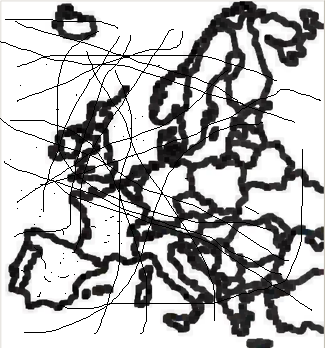
//> input picture lab4/MapaPintado.png, 325 x 348 px
$ ./lab4connectedComponents MapaPintado.png   (built with g++ and OpenCV 4)
//> lines starting //> are read from the running program, lines starting //| are printed output that depends on the picture; after the words box and inside, x2 and y2 are one past the last pixel; in counts of white or black regions, pixels touching at a corner belong together
/*
 * lab4.cpp
 *      Author: NRR
 */

#include <opencv2/core/core.hpp>
#include <opencv2/core/types.hpp>
#include "opencv2/core/cvdef.h"
#include "opencv2/core/fast_math.hpp"
#include <opencv2/highgui/highgui.hpp>
#include <opencv2/imgproc/imgproc.hpp>
#include <iostream>

using namespace cv;
using namespace std;

int main(int argc, char **argv)
{
    if (argc != 2)
    {
        cout << " Usage: display_image ImageToLoadAndDisplay" << endl;
        return -1;
    }

    Mat image;
    image = imread(argv[1], IMREAD_GRAYSCALE); // Read the file
//> image: 348 rows x 325 cols, CV_8UC1; min 0, max 255, mean 182.2

    if (!image.data) // Check for invalid input
    {
        cout << "Could not open or find the image" << std::endl;
        return -1;
    }

    Mat image2;
    dilate(image, image2, Mat(), Point(-1, -1), 1);
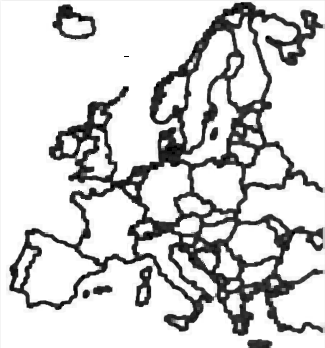
//> image2: 348 rows x 325 cols, CV_8UC1; min 0, max 255, mean 209.2
    Mat imgCleaned;
    erode(image2, imgCleaned, Mat(), Point(-1, -1), 1);
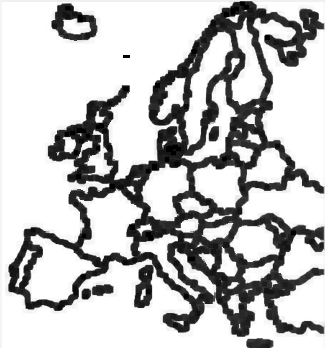
//> imgCleaned: 348 rows x 325 cols, CV_8UC1; min 0, max 255, mean 190.7

    // DRAW REGIONS
    Mat imgCleanedBw;
    threshold(imgCleaned, imgCleanedBw, 120, 255, THRESH_BINARY);
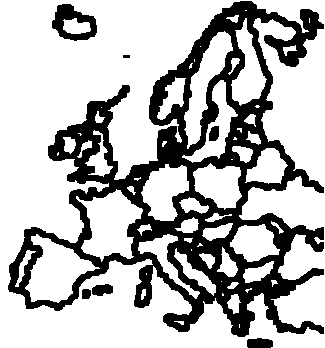
//> imgCleanedBw: 348 rows x 325 cols, CV_8UC1; 72.3% white; 7 black regions, largest, box (x1, y1, x2, y2) and area: (8, 1, 324, 337) 29861, (52, 4, 97, 41) 853, (247, 338, 273, 348) 230
    Mat labelImage(imgCleanedBw.size(), CV_32S);
    int nLabels = connectedComponents(imgCleanedBw, labelImage, 8);
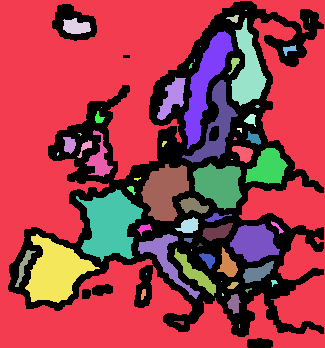
//> labelImage: 348 rows x 325 cols, CV_32SC1; 63 distinct labels, from 0 to 62; one colour per label, 0 black
//> nLabels = 63

    cout << "labelImage size: " << labelImage.size().height << " x " << labelImage.size().width << endl;
//| labelImage size: 348 x 325
    cout << "Labels: " << nLabels << endl;
//| Labels: 63

    // para ver componentes conexas
    std::vector<Vec3b> colors(nLabels);
    colors[0] = Vec3b(0, 0, 0); // background
    for (int label = 1; label < nLabels; ++label)
    {
        colors[label] = Vec3b((rand() & 255), (rand() & 255), (rand() & 255));
    }
//> this loop made 62 passes
    Mat dst(imgCleanedBw.size(), CV_8UC3);
    for (int r = 0; r < dst.rows; ++r)
    {
        for (int c = 0; c < dst.cols; ++c)
        {
            int label = labelImage.at<int>(r, c);
            Vec3b &pixel = dst.at<Vec3b>(r, c);
            pixel = colors[label];
        }
    }
    // fin codigo preparacion mostrar componentes conexas

    // display images
    namedWindow("original", WINDOW_AUTOSIZE);
    imshow("original", image);
    namedWindow("Cleaned binarized", WINDOW_AUTOSIZE);
    imshow("Cleaned binarized", imgCleanedBw);
    namedWindow("Closing", WINDOW_AUTOSIZE);
    imshow("Closing", dst);
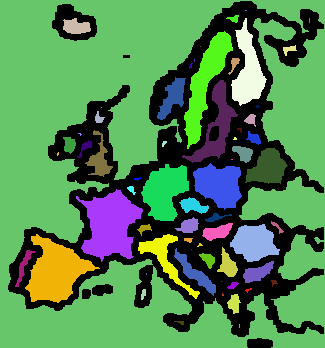
//> window 'Closing': 348 rows x 325 cols, CV_8UC3; mean B, G, R 80.8, 133.5, 81.2


    waitKey(0); // Wait for a keystroke in the window
    return 0;
}
